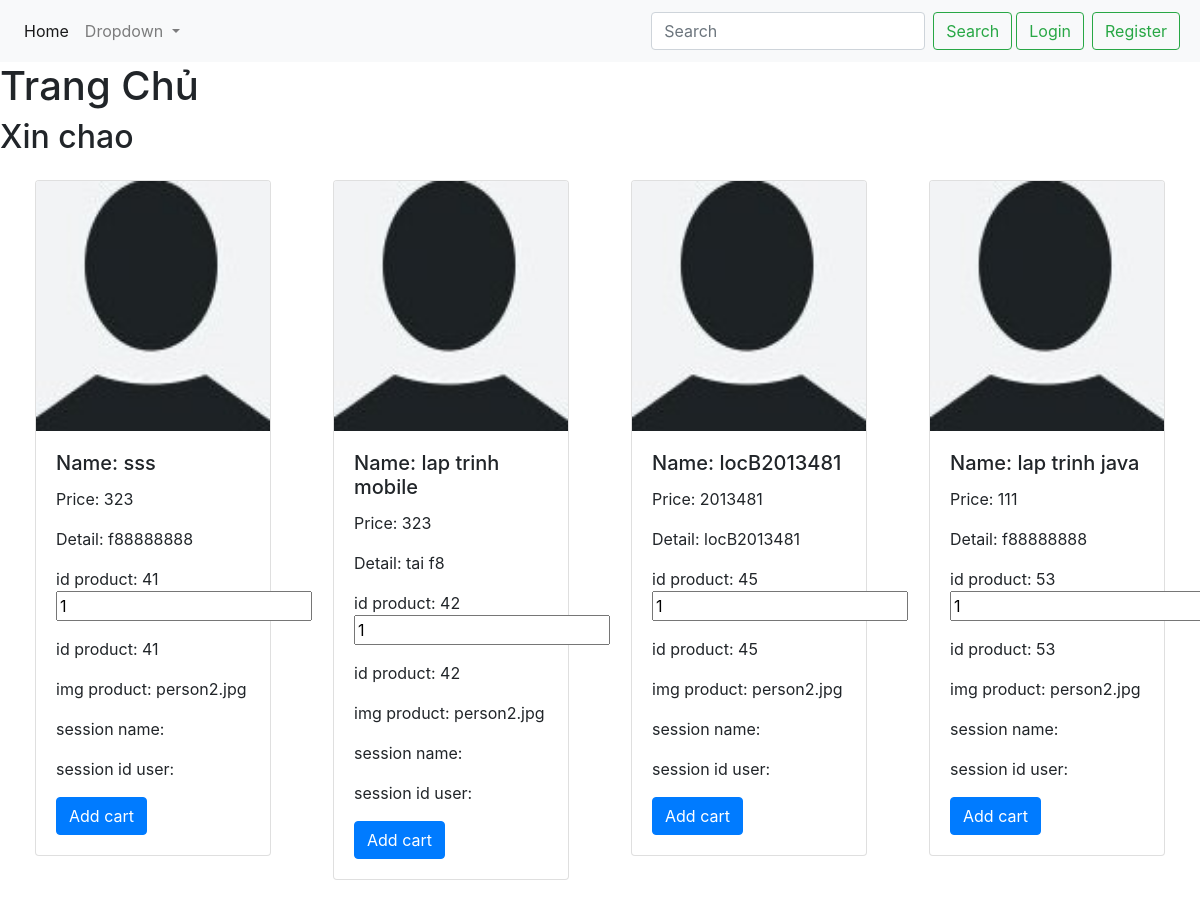
The page /views/index.php on the database its author committed.
### tables this page shows
CREATE TABLE `product` (
  `id` int(11) NOT NULL,
  `name` varchar(50) NOT NULL,
  `price` double NOT NULL,
  `description` varchar(50) NOT NULL,
  `image` varchar(50) NOT NULL
);

### views/index.php (the view, shortened to what this page needs)
<!DOCTYPE html>
<html lang="en">
<head>
</head>
<body>
    <?php
    require_once("./navbar.php");
    require_once("../taglib.php");
    ?>
    <h1>Trang Chủ </h1>
    <h2>Xin chao
    </h2>
    <div class="row m-1">
        <?php
        require_once("../connect.php");
        $sql = "SELECT * FROM product";
        $result = $conn->query($sql);
        while ($row = mysqli_fetch_assoc($result)) {
            ?>
            <div class="col-sm-3">
                <div class="card m-3">
                    <img style="min-height: 250px; max-height: 250px;" class="card-img-top"
                        src="../assets/img/<?php echo $row["image"] ?>" alt="Card image cap">
                    <div class="card-body">
                        <form action="../controllers/cartSession.php" method="POST">
                            <h5 class="card-title">Name:
                                <?php echo $row["name"] ?>
                            </h5>
                            <p class="card-text">Price:
                                <?php echo $row["price"] ?>
                            </p>
                            <p class="card-text">Detail:
                                <?php echo $row["description"] ?>
                            </p>
                            <p class="card-text"> id product:
                                <?php echo $row["id"] ?>
                                <input type="number" name="quantity_product" value="1">
                            </p>
                            <p class="card-text"> id product:
                                <?php echo $row["id"] ?>
                            </p>
                            <p class="card-text"> img product:
                                <?php echo $row["image"] ?>
                            </p>
                            <p class="card-text"> session name:
                            </p>
                            <p class="card-text"> session id user:
                            </p>
                            <input type="submit" name="btn_addCart" value="Add cart" class="btn btn-primary">
                        </form>
                    </div>
                </div>
            </div>
            <?php
        }
        ?>
    </div>
</body>
</html>

### views/navbar.php (shortened to what this page needs)
<!DOCTYPE html>
<html lang="en">
<head>
</head>
<body>
    <nav class="navbar navbar-expand-lg navbar-light bg-light">
        <div class="collapse navbar-collapse" id="navbarSupportedContent">
            <ul class="navbar-nav mr-auto">
                <li class="nav-item active">
                    <a class="nav-link" href="./index.php">Home <span class="sr-only">(current)</span></a>
                </li>
                <li class="nav-item dropdown">
                    <a class="nav-link dropdown-toggle" href="#" id="navbarDropdown" role="button"
                        data-toggle="dropdown" aria-haspopup="true" aria-expanded="false">
                        Dropdown
                    </a>
                </li>
            </ul>
            <form class="form-inline my-2 my-lg-0">
                <input class="form-control mr-sm-2" type="search" placeholder="Search " aria-label="Search">
                <button class="btn btn-outline-success my-2 my-sm-0" type="submit">Search</button>
                <a href="./login.php" class="btn-outline-success m-1 btn">Login</a>
                <a href="./register.php" class="btn-outline-success m-1 btn">Register</a>
            </form>
        </div>
    </nav>
</body>
</html>

### taglib.php (shortened to what this page needs)
<link rel="stylesheet" href="https://cdn.jsdelivr.net/npm/bootstrap@4.0.0/dist/css/bootstrap.min.css">
<link rel="stylesheet" href="https://cdnjs.cloudflare.com/ajax/libs/font-awesome/6.4.2/css/all.min.css" />

### rows shown on the page
product: image (picture), name "sss", price "323", description "f88888888", id "41", image "person2.jpg"
product: image (picture), name "lap trinh mobile", price "323", description "tai f8", id "42", image "person2.jpg"
product: image (picture), name "locB2013481", price "2013481", description "locB2013481", id "45", image "person2.jpg"
product: image (picture), name "lap trinh java", price "111", description "f88888888", id "53", image "person2.jpg"
